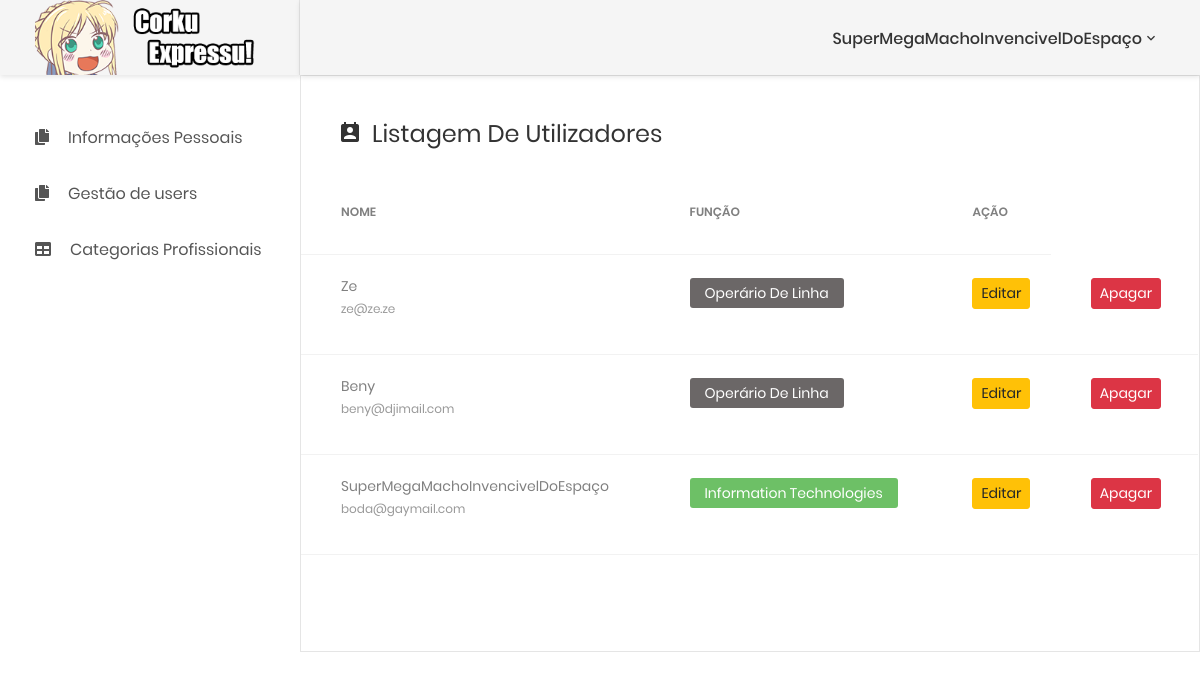
/platform.php?an=2 (signed in), run on an earlier commit of the app's database.
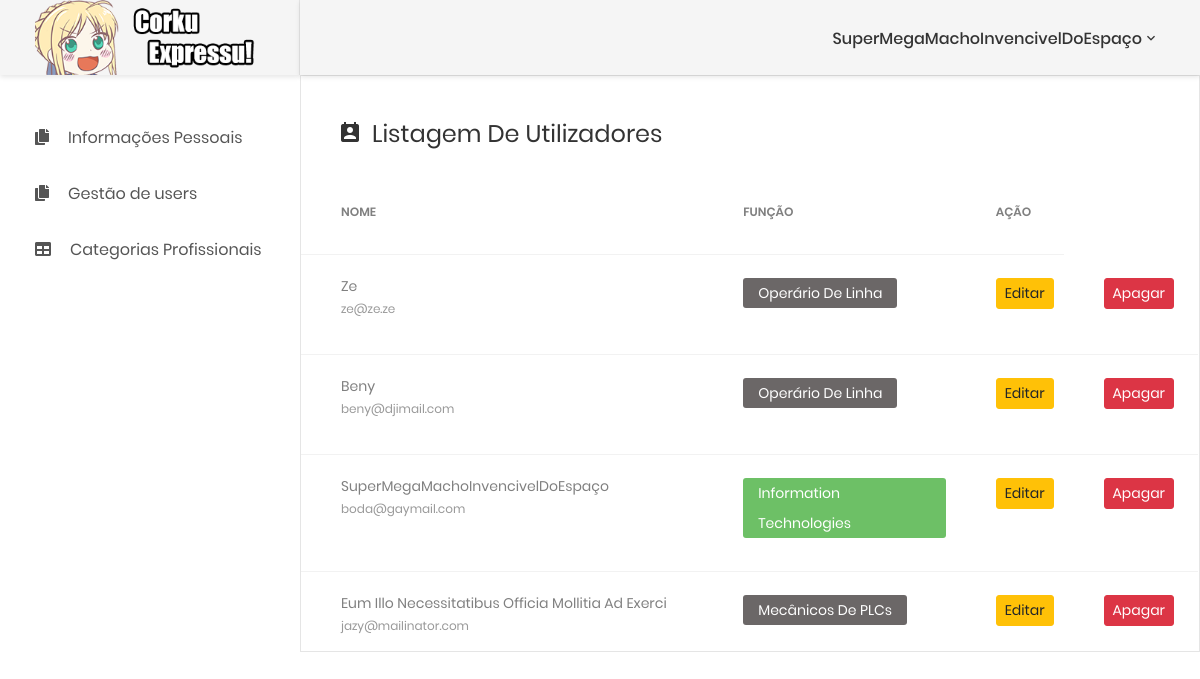
And on a later commit of the database.
### tables this page shows
CREATE TABLE `utilizador` (
  `id_users` int(11) NOT NULL,
  `nome_users` varchar(50) NOT NULL,
  `email` varchar(50) NOT NULL,
  `morada` varchar(100) NOT NULL,
  `nif` varchar(11) NOT NULL,
  `niss` varchar(13) NOT NULL,
  `nib` varchar(23) NOT NULL,
  `telemovel` varchar(9) NOT NULL,
  `datanasc` date NOT NULL,
  `id_catprof` int(11) NOT NULL,
  `salario` double NOT NULL,
  `password` varchar(16) NOT NULL
);

CREATE TABLE `categprofissional` (
  `id_catprof` int(11) NOT NULL,
  `nome_catprof` varchar(30) NOT NULL,
  `id_departamento` int(11) NOT NULL
);

### fragments/userlist.php (the view, shortened to what this page needs)
<div class="user-data m-b-30">
    <h3 class="title-3 m-b-30">
        <i class="zmdi zmdi-account-calendar"></i>Listagem de utilizadores</h3>
    <div class="table-responsive table-data">
        <table class="table">
            <thead>
                <tr>
                    <td>Nome</td>
                    <td>Função</td>
                    <td>Ação</td>
                </tr>
            </thead>
            <tbody>
              <?php
              include 'connections/conn.php';
                $users = mysqli_query($conn, "SELECT utilizador.id_users ,utilizador.nome_users, utilizador.email, categprofissional.id_departamento ,categprofissional.nome_catprof from utilizador
                left join categprofissional on categprofissional.id_catprof = utilizador.id_catprof");
                while($list = mysqli_fetch_array($users)){
                  echo
                  '<tr>
                      <td>
                          <div class="table-data__info">
                              <h6>'.$list["nome_users"].'</h6>
                              <span>
                                  <a href="#">'.$list["email"].'</a>
                              </span>
                          </div>
                      </td>
                      <td>
                          ';
                          if($list["id_departamento"]==1){
                            echo '<span class="role admin">'.$list["nome_catprof"].'</span>';
                          }
                          else{
                            echo '<span class="role user">'.$list["nome_catprof"].'</span>';
                          }
                          echo '
                      </td>
                      <td>
                        <form method="post">
                          <button type="submit" class="btn btn-warning btn-sm" name="editInfo" value="'.$list["id_users"].'">Editar</button>
                        </form>
                      </td>
                      <td>
                      <form method="post">
                      <button type="submit" class="btn btn-danger btn-sm" name="deleteInfo" value="'.$list["id_users"].'">
                          Apagar
                      </button>
                      </form>
                      </td>
                  </tr>';
                }
              ?>
            </tbody>
        </table>
    </div>
</div>

### platform.php (shortened to what this page needs)
<!DOCTYPE html>
<html lang="en">
<head>
    <?php include 'connections/conn.php'; ?>
    <link href="css/font-face.css" rel="stylesheet" media="all">
    <link href="vendor/font-awesome-4.7/css/font-awesome.min.css" rel="stylesheet" media="all">
    <link href="vendor/font-awesome-5/css/fontawesome-all.min.css" rel="stylesheet" media="all">
    <link href="vendor/mdi-font/css/material-design-iconic-font.min.css" rel="stylesheet" media="all">
    <link href="vendor/bootstrap-4.1/bootstrap.min.css" rel="stylesheet" media="all">
    <link href="vendor/animsition/animsition.min.css" rel="stylesheet" media="all">
    <link href="vendor/bootstrap-progressbar/bootstrap-progressbar-3.3.4.min.css" rel="stylesheet" media="all">
    <link href="vendor/wow/animate.css" rel="stylesheet" media="all">
    <link href="vendor/css-hamburgers/hamburgers.min.css" rel="stylesheet" media="all">
    <link href="vendor/slick/slick.css" rel="stylesheet" media="all">
    <link href="vendor/select2/select2.min.css" rel="stylesheet" media="all">
    <link href="vendor/perfect-scrollbar/perfect-scrollbar.css" rel="stylesheet" media="all">
    <link href="css/theme.css" rel="stylesheet" media="all">
</head>
<body class="animsition">
    <div class="page-wrapper">
        <aside class="menu-sidebar d-none d-lg-block">
            <div class="logo">
                <a href="#">
                    <img src="images/icon/placeholder2.png" alt="A imagem não funciona" />
                </a>
            </div>
            <div class="menu-sidebar__content js-scrollbar1">
                <nav class="navbar-sidebar">
                    <ul class="list-unstyled navbar__list">
                        <li>
                            <a class="js-arrow" href="#">
                                <i class="fas fa-copy"></i>Informações Pessoais</a>
                        </li>
                        <?php
                          if($_SESSION["departamento"]=='1'){
                            echo'
                            <li>
                                <a class="js-arrow" href="#">
                                    <i class="fas fa-copy"></i>Gestão de users</a>
                                    <ul class="list-unstyled navbar__sub-list js-sub-list">
                                        <li>
                                            <a href="?an=1">Criação de utilizadores</a>
                                        </li>
                                        <li>
                                            <a href="?an=2">Listagem de utilizadores</a>
                                        </li>
                                      </ul>
                            </li>
                            <li>
                                <a href="?an=4">
                                    <i class="fas fa-table"></i>Categorias Profissionais</a>
                            </li>';
                          }
                         ?>
                    </ul>
                </nav>
            </div>
        </aside>
        <div class="page-container">
            <header class="header-desktop">
                <div class="section__content section__content--p30">
                    <div class="container-fluid">
                        <div class="header-wrap">
                            <div class="header-button">
                                <div class="account-wrap">
                                    <div class="account-item clearfix js-item-menu">
                                        <div class="content">
                                            <a class="js-acc-btn" href="#"><?php echo $_SESSION['nome']; ?></a>
                                        </div>
                                </div>
                            </div>
                        </div>
                    </div>
                </div>
            </header>
            <div class="main-content">
              <?php
              @$an = $_REQUEST["an"];
              switch ($an) {
                case '2':
                  include 'fragments\userlist.php';
                  break;
              }
               ?>
            </div>
        </div>
    </div>
</body>
</html>

What changed in the data, as far as the page shows it:
added utilizador: nome_users "Eum Illo Necessitatibus Officia Mollitia Ad Exerci", email "jazy@mailinator.com", id_catprof.nome_catprof "Mecânicos De PLCs", $list["id_users"] 17 (drawn)
